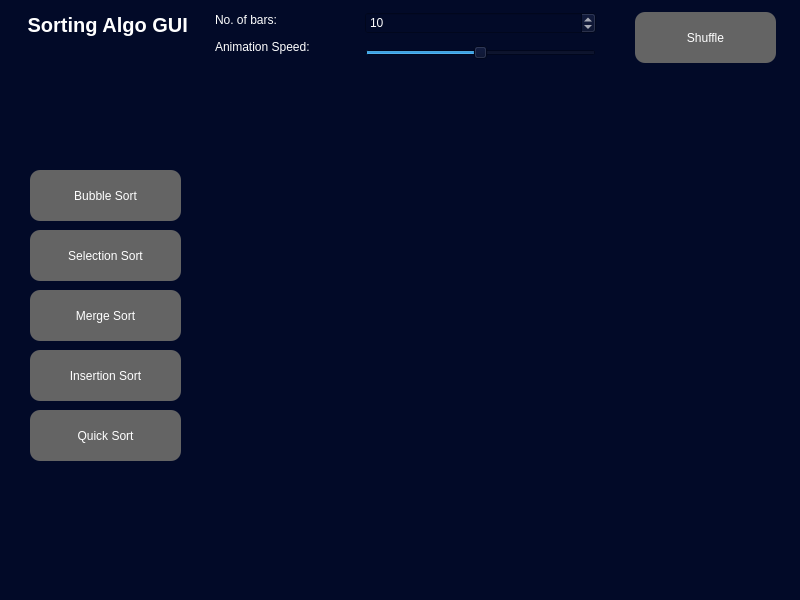
<?xml version="1.0" encoding="UTF-8"?>
<ui version="4.0">
 <class>mainWindow</class>
 <widget class="QMainWindow" name="mainWindow">
  <property name="geometry">
   <rect>
    <x>0</x>
    <y>0</y>
    <width>800</width>
    <height>600</height>
   </rect>
  </property>
  <property name="sizePolicy">
   <sizepolicy hsizetype="Fixed" vsizetype="Fixed">
    <horstretch>0</horstretch>
    <verstretch>0</verstretch>
   </sizepolicy>
  </property>
  <property name="windowTitle">
   <string>PySort GUI</string>
  </property>
  <property name="styleSheet">
   <string notr="true">background-color:rgb(2,10,40);</string>
  </property>
  <widget class="QWidget" name="centralwidget">
   <widget class="MplWidget" name="MplWidget" native="true">
    <property name="geometry">
     <rect>
      <x>210</x>
      <y>80</y>
      <width>591</width>
      <height>491</height>
     </rect>
    </property>
   </widget>
   <widget class="QLabel" name="lblTitle">
    <property name="geometry">
     <rect>
      <x>20</x>
      <y>10</y>
      <width>181</width>
      <height>30</height>
     </rect>
    </property>
    <property name="font">
     <font>
      <pointsize>15</pointsize>
      <weight>75</weight>
      <bold>true</bold>
     </font>
    </property>
    <property name="styleSheet">
     <string notr="true">color:white;</string>
    </property>
    <property name="text">
     <string>Sorting Algo GUI </string>
    </property>
    <property name="alignment">
     <set>Qt::AlignCenter</set>
    </property>
   </widget>
   <widget class="QFrame" name="frame">
    <property name="geometry">
     <rect>
      <x>10</x>
      <y>80</y>
      <width>191</width>
      <height>491</height>
     </rect>
    </property>
    <property name="styleSheet">
     <string notr="true">QFrame{

background-color:rgb(2,10,40);
}

QPushButton{
color:white;
border-radius:10px;
background-color:rgb(100,100,100);
}
QPushButton:hover{
color:rgb(200,200,20);
border-radius:10px;
background-color:rgb(100,100,100);
}</string>
    </property>
    <widget class="QPushButton" name="btn_Insertion">
     <property name="geometry">
      <rect>
       <x>20</x>
       <y>270</y>
       <width>151</width>
       <height>51</height>
      </rect>
     </property>
     <property name="sizePolicy">
      <sizepolicy hsizetype="Expanding" vsizetype="Expanding">
       <horstretch>0</horstretch>
       <verstretch>0</verstretch>
      </sizepolicy>
     </property>
     <property name="text">
      <string>Insertion Sort</string>
     </property>
    </widget>
    <widget class="QPushButton" name="btn_Merge">
     <property name="geometry">
      <rect>
       <x>20</x>
       <y>210</y>
       <width>151</width>
       <height>51</height>
      </rect>
     </property>
     <property name="sizePolicy">
      <sizepolicy hsizetype="Expanding" vsizetype="Expanding">
       <horstretch>0</horstretch>
       <verstretch>0</verstretch>
      </sizepolicy>
     </property>
     <property name="text">
      <string>Merge Sort</string>
     </property>
    </widget>
    <widget class="QPushButton" name="btn_Selection">
     <property name="geometry">
      <rect>
       <x>20</x>
       <y>150</y>
       <width>151</width>
       <height>51</height>
      </rect>
     </property>
     <property name="sizePolicy">
      <sizepolicy hsizetype="Expanding" vsizetype="Expanding">
       <horstretch>0</horstretch>
       <verstretch>0</verstretch>
      </sizepolicy>
     </property>
     <property name="text">
      <string>Selection Sort</string>
     </property>
    </widget>
    <widget class="QPushButton" name="btn_Bubble">
     <property name="geometry">
      <rect>
       <x>20</x>
       <y>90</y>
       <width>151</width>
       <height>51</height>
      </rect>
     </property>
     <property name="sizePolicy">
      <sizepolicy hsizetype="Expanding" vsizetype="Expanding">
       <horstretch>0</horstretch>
       <verstretch>0</verstretch>
      </sizepolicy>
     </property>
     <property name="text">
      <string>Bubble Sort</string>
     </property>
    </widget>
    <widget class="QLabel" name="status">
     <property name="geometry">
      <rect>
       <x>0</x>
       <y>450</y>
       <width>171</width>
       <height>30</height>
      </rect>
     </property>
     <property name="font">
      <font>
       <pointsize>6</pointsize>
       <weight>75</weight>
       <bold>true</bold>
      </font>
     </property>
     <property name="styleSheet">
      <string notr="true">color:white;</string>
     </property>
     <property name="text">
      <string/>
     </property>
     <property name="alignment">
      <set>Qt::AlignCenter</set>
     </property>
    </widget>
    <widget class="QPushButton" name="btn_Quick">
     <property name="geometry">
      <rect>
       <x>20</x>
       <y>330</y>
       <width>151</width>
       <height>51</height>
      </rect>
     </property>
     <property name="sizePolicy">
      <sizepolicy hsizetype="Expanding" vsizetype="Expanding">
       <horstretch>0</horstretch>
       <verstretch>0</verstretch>
      </sizepolicy>
     </property>
     <property name="text">
      <string>Quick Sort</string>
     </property>
    </widget>
   </widget>
   <widget class="QFrame" name="frame">
    <property name="geometry">
     <rect>
      <x>205</x>
      <y>2</y>
      <width>601</width>
      <height>71</height>
     </rect>
    </property>
    <property name="styleSheet">
     <string notr="true">color:white;</string>
    </property>
    <widget class="QLabel" name="lblAnim">
     <property name="geometry">
      <rect>
       <x>10</x>
       <y>37</y>
       <width>118</width>
       <height>16</height>
      </rect>
     </property>
     <property name="text">
      <string>Animation Speed:    </string>
     </property>
    </widget>
    <widget class="QSlider" name="sldAnim_speed">
     <property name="geometry">
      <rect>
       <x>160</x>
       <y>40</y>
       <width>231</width>
       <height>22</height>
      </rect>
     </property>
     <property name="minimum">
      <number>1</number>
     </property>
     <property name="singleStep">
      <number>10</number>
     </property>
     <property name="value">
      <number>50</number>
     </property>
     <property name="orientation">
      <enum>Qt::Horizontal</enum>
     </property>
    </widget>
    <widget class="QLabel" name="lblBars">
     <property name="geometry">
      <rect>
       <x>10</x>
       <y>10</y>
       <width>111</width>
       <height>16</height>
      </rect>
     </property>
     <property name="text">
      <string>No. of bars:</string>
     </property>
    </widget>
    <widget class="QSpinBox" name="spnBars">
     <property name="geometry">
      <rect>
       <x>160</x>
       <y>10</y>
       <width>231</width>
       <height>22</height>
      </rect>
     </property>
     <property name="minimum">
      <number>0</number>
     </property>
     <property name="maximum">
      <number>30</number>
     </property>
     <property name="value">
      <number>10</number>
     </property>
    </widget>
    <widget class="QPushButton" name="btn_Shuffle">
     <property name="geometry">
      <rect>
       <x>430</x>
       <y>10</y>
       <width>141</width>
       <height>51</height>
      </rect>
     </property>
     <property name="styleSheet">
      <string notr="true">QPushButton{
color:white;
border-radius:10px;
background-color:rgb(100,100,100);
}
QPushButton:hover{
color:rgb(200,200,20);
border-radius:10px;
background-color:rgb(100,100,100);
}</string>
     </property>
     <property name="text">
      <string>Shuffle</string>
     </property>
    </widget>
   </widget>
  </widget>
  <widget class="QMenuBar" name="menubar">
   <property name="geometry">
    <rect>
     <x>0</x>
     <y>0</y>
     <width>800</width>
     <height>22</height>
    </rect>
   </property>
  </widget>
 </widget>
 <customwidgets>
  <customwidget>
   <class>MplWidget</class>
   <extends>QWidget</extends>
   <header>mplwidget.h</header>
   <container>1</container>
  </customwidget>
 </customwidgets>
 <resources/>
 <connections/>
</ui>
